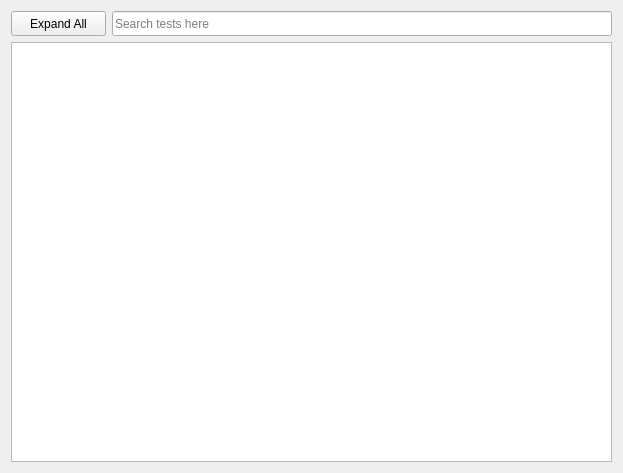
        <widget class="QWidget" name="select_and_run_tab">
         <attribute name="title">
          <string>Select and Run</string>
         </attribute>
         <layout class="QGridLayout" name="gridLayout_3">
          <item row="0" column="1">
           <widget class="QLineEdit" name="searchbar_linedit">
            <property name="minimumSize">
             <size>
              <width>500</width>
              <height>25</height>
             </size>
            </property>
            <property name="maximumSize">
             <size>
              <width>16777215</width>
              <height>30</height>
             </size>
            </property>
            <property name="font">
             <font>
              <pointsize>9</pointsize>
              <weight>50</weight>
              <italic>false</italic>
              <bold>false</bold>
             </font>
            </property>
            <property name="toolTip">
             <string>&lt;html&gt;&lt;head/&gt;&lt;body&gt;&lt;p&gt;Search a test case&lt;/p&gt;&lt;/body&gt;&lt;/html&gt;</string>
            </property>
            <property name="text">
             <string/>
            </property>
            <property name="placeholderText">
             <string>Search tests here</string>
            </property>
           </widget>
          </item>
          <item row="0" column="0">
           <widget class="QPushButton" name="expand_tree_pushbutton">
            <property name="minimumSize">
             <size>
              <width>95</width>
              <height>25</height>
             </size>
            </property>
            <property name="maximumSize">
             <size>
              <width>100</width>
              <height>30</height>
             </size>
            </property>
            <property name="text">
             <string>Expand All</string>
            </property>
           </widget>
          </item>
          <item row="1" column="0" colspan="2">
           <widget class="QTreeView" name="main_treeview">
            <property name="enabled">
             <bool>true</bool>
            </property>
            <property name="sizePolicy">
             <sizepolicy hsizetype="Expanding" vsizetype="Expanding">
              <horstretch>9</horstretch>
              <verstretch>0</verstretch>
             </sizepolicy>
            </property>
            <property name="minimumSize">
             <size>
              <width>500</width>
              <height>420</height>
             </size>
            </property>
            <property name="sizeIncrement">
             <size>
              <width>33</width>
              <height>5</height>
             </size>
            </property>
            <property name="font">
             <font>
              <pointsize>9</pointsize>
              <weight>50</weight>
              <italic>false</italic>
              <bold>false</bold>
              <kerning>true</kerning>
             </font>
            </property>
            <property name="contextMenuPolicy">
             <enum>Qt::CustomContextMenu</enum>
            </property>
            <property name="toolTipDuration">
             <number>4</number>
            </property>
            <property name="autoFillBackground">
             <bool>false</bool>
            </property>
            <property name="verticalScrollBarPolicy">
             <enum>Qt::ScrollBarAsNeeded</enum>
            </property>
            <property name="horizontalScrollBarPolicy">
             <enum>Qt::ScrollBarAsNeeded</enum>
            </property>
            <property name="autoScroll">
             <bool>false</bool>
            </property>
            <property name="editTriggers">
             <set>QAbstractItemView::NoEditTriggers</set>
            </property>
            <property name="tabKeyNavigation">
             <bool>false</bool>
            </property>
            <property name="showDropIndicator" stdset="0">
             <bool>true</bool>
            </property>
            <property name="alternatingRowColors">
             <bool>false</bool>
            </property>
            <property name="selectionMode">
             <enum>QAbstractItemView::SingleSelection</enum>
            </property>
            <property name="selectionBehavior">
             <enum>QAbstractItemView::SelectRows</enum>
            </property>
            <property name="textElideMode">
             <enum>Qt::ElideRight</enum>
            </property>
            <property name="verticalScrollMode">
             <enum>QAbstractItemView::ScrollPerPixel</enum>
            </property>
            <property name="horizontalScrollMode">
             <enum>QAbstractItemView::ScrollPerPixel</enum>
            </property>
            <property name="itemsExpandable">
             <bool>true</bool>
            </property>
            <property name="sortingEnabled">
             <bool>false</bool>
            </property>
            <property name="wordWrap">
             <bool>false</bool>
            </property>
            <property name="headerHidden">
             <bool>false</bool>
            </property>
            <property name="expandsOnDoubleClick">
             <bool>true</bool>
            </property>
            <attribute name="headerCascadingSectionResizes">
             <bool>true</bool>
            </attribute>
            <attribute name="headerHighlightSections">
             <bool>true</bool>
            </attribute>
            <attribute name="headerShowSortIndicator" stdset="0">
             <bool>true</bool>
            </attribute>
            <attribute name="headerStretchLastSection">
             <bool>false</bool>
            </attribute>
           </widget>
          </item>
         </layout>
        </widget>
